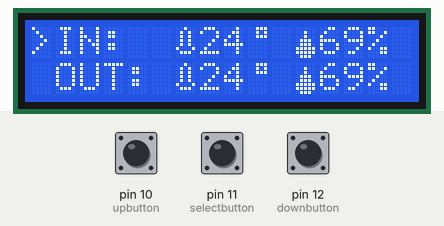
The sketch below on a simulated Arduino Uno, built with avr-gcc and run on an emulated ATmega328P. Shown: 16×2 character LCD. The inputs (shaded band) are chosen by the test bench; at power-on: pin 12 (downbutton) HIGH, pin 11 (selectbutton) HIGH, pin 10 (upbutton) HIGH.

Above: at 1.3 s.
1.4 s: pin 12 (downbutton) pulled LOW for 0.15 s
At 2.0 s:
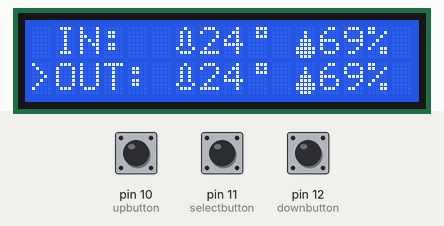
3.0 s: pin 11 (selectbutton) pulled LOW for 0.15 s
At 4.2 s:
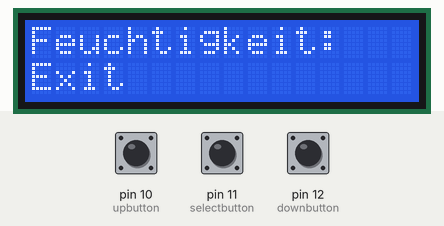
6.0 s: pin 12 (downbutton) pulled LOW for 1 s
At 7.5 s:
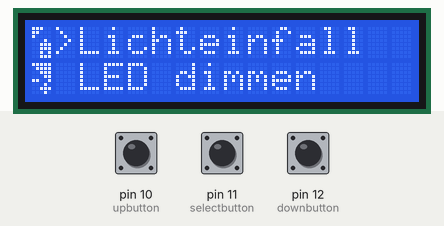
8.5 s: pin 11 (selectbutton) pulled LOW for 1 s
At 8.8 s:
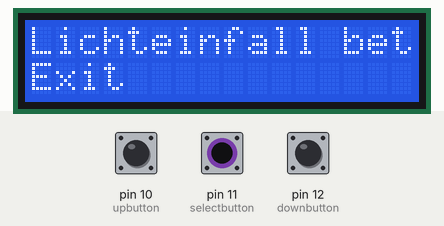
11.5 s: pin 12 (downbutton) pulled LOW for 0.15 s
At 12.2 s:
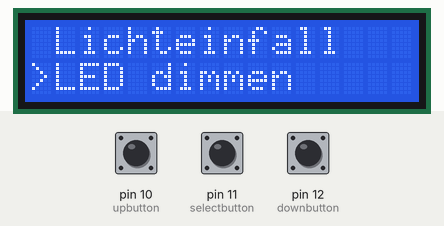
13.1 s: pin 11 (selectbutton) pulled LOW for 0.15 s
At 14.3 s:
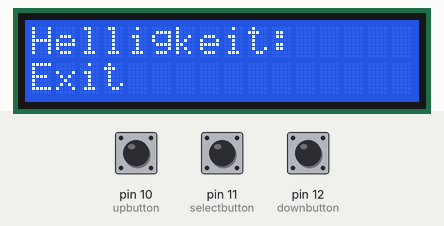
Timing chart, 0 to 16.1 s (numbered marks = the images above; inputs shaded):
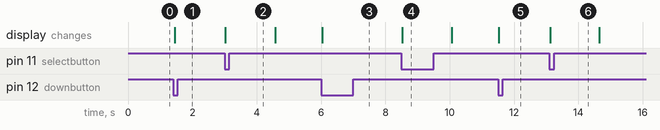

The sketch:

message.ino
```cpp
#include <Adafruit_LiquidCrystal.h>
Adafruit_LiquidCrystal lcd_1(0);

int upbutton = 10;
int selectbutton = 11;
int downbutton = 12;
int backbutton =13;
int Potentiometer =A0;
int Temp = A1;
int menu = 1;

byte Temperatur[] = {
  B00100,
  B01010,
  B01010,
  B01010,
  B01010,
  B10001,
  B01110,
  B00000
};

byte Feuchtigkeit[] = {
  B00000,
  B00100,
  B00100,
  B01110,
  B01110,
  B11111,
  B11111,
  B01110
};

byte Grad[] = {
  B00111,
  B00101,
  B00111,
  B00000,
  B00000,
  B00000,
  B00000,
  B00000
};

byte Lichteinfall[] = {
  B11100,
  B11000,
  B10000,
  B00010,
  B00111,
  B00111,
  B00101,
  B00111
};

byte Dimmen[] = {
  B11111,
  B01111,
  B00111,
  B00011,
  B11001,
  B00010,
  B00111,
  B00010
};

void setup(){
  lcd_1.begin(16, 2);
  pinMode(upbutton, INPUT_PULLUP);
  pinMode(selectbutton, INPUT_PULLUP);
  pinMode(downbutton, INPUT_PULLUP);
  pinMode(backbutton, INPUT_PULLUP);
  pinMode(Potentiometer, INPUT_PULLUP);
  pinMode(Temp, INPUT);
  updatemenu();
  Serial.begin(9600);


}

void loop() {

  if(!digitalRead(downbutton))
  {
    menu++;
    updatemenu();
    delay(100);
    while(!digitalRead(downbutton));
  }

  if(!digitalRead(upbutton))
  {
    menu--;
    updatemenu();
    delay(100);
    while(!digitalRead(upbutton));
  }

  if(!digitalRead(selectbutton))
  {
    executeAction();
    updatemenu();
    delay(100);
    while(!digitalRead(selectbutton));


  }
}

void updatemenu(){
  switch(menu){
    case 0:
      menu = 1;
      break;
    case 1:
      lcd_1.createChar(0, Temperatur);
      lcd_1.createChar(1, Feuchtigkeit);
      lcd_1.createChar(2, Grad);
      lcd_1.clear();

      lcd_1.setCursor(0,0);
      lcd_1.print(">IN: ");
      lcd_1.setCursor(6,0);
      lcd_1.write(0); lcd_1.print("24"); lcd_1.write(2);
      lcd_1.setCursor(11, 0);
      lcd_1.write(1); lcd_1.print("69%");

      lcd_1.setCursor(0,1);
      lcd_1.print(" OUT:");
      lcd_1.setCursor(6, 1);
      lcd_1.write(0); lcd_1.print("24"); lcd_1.write(2);
      lcd_1.setCursor(11, 1);
      lcd_1.write(1); lcd_1.print("69%");

      break;

    case 2:
      lcd_1.createChar(0, Temperatur);
      lcd_1.createChar(1, Feuchtigkeit);
      lcd_1.createChar(2, Grad);
      lcd_1.clear();

      lcd_1.setCursor(0,0);
      lcd_1.print(" IN: ");
      lcd_1.setCursor(6,0);
      lcd_1.write(0); lcd_1.print("24"); lcd_1.write(2);
      lcd_1.setCursor(11, 0);
      lcd_1.write(1); lcd_1.print("69%");

      lcd_1.setCursor(0,1);
      lcd_1.print(">OUT:");
      lcd_1.setCursor(6, 1);
      lcd_1.write(0); lcd_1.print("24"); lcd_1.write(2);
      lcd_1.setCursor(11, 1);
      lcd_1.write(1); lcd_1.print("69%");

      break;

    case 3:
      lcd_1.createChar(3, Lichteinfall);
      lcd_1.createChar(4, Dimmen);
      lcd_1.clear();
      lcd_1.write(3);
      lcd_1.print(">Lichteinfall");

      lcd_1.setCursor(0,1);
      lcd_1.write(4);
      lcd_1.print(" LED dimmen");

      break;

    case 4:
      lcd_1.clear();
      lcd_1.print(" Lichteinfall");
      lcd_1.setCursor(0,1);
      lcd_1.print(">LED dimmen");
      break;
    case 5:
    menu = 4;
    break;
  }
}

void executeAction(){
  switch(menu){
    case 1:
    	action1();
    	break;
    case 2:
    	action2();
    	break;
    case 3:
    	action3();
    	break;
    case 4:
    	action4();
    	break;
  }
}

void action1(){
  lcd_1.clear();
  lcd_1.print("Temp:");
  lcd_1.setCursor(0,1); lcd_1.print("Exit");

}
void action2(){
  lcd_1.clear();
  lcd_1.print("Feuchtigkeit:");
  lcd_1.setCursor(0,1); lcd_1.print("Exit");
  delay(1500);
}
void action3(){
  lcd_1.clear();
  lcd_1.print("Lichteinfall beträgt:");
  lcd_1.setCursor(0,1); lcd_1.print("Exit");
  delay(1500);
}
void action4(){
  lcd_1.clear();
  lcd_1.print("Helligkeit:");
  lcd_1.setCursor(0,1); lcd_1.print("Exit");
  delay(1500);
}
```

Measured:
- after the input at 1.4 s, the display: changes after 0.05 s (image 1)
- after the input at 3.0 s, the display: changes at once (image 2)
- after the input at 6.0 s, the display: changes at once (image 3)
- after the input at 8.5 s, the display: changes at once (image 4)
- after the input at 11.5 s, the display: changes at once (image 5)
- after the input at 13.1 s, the display: changes at once (image 6)
